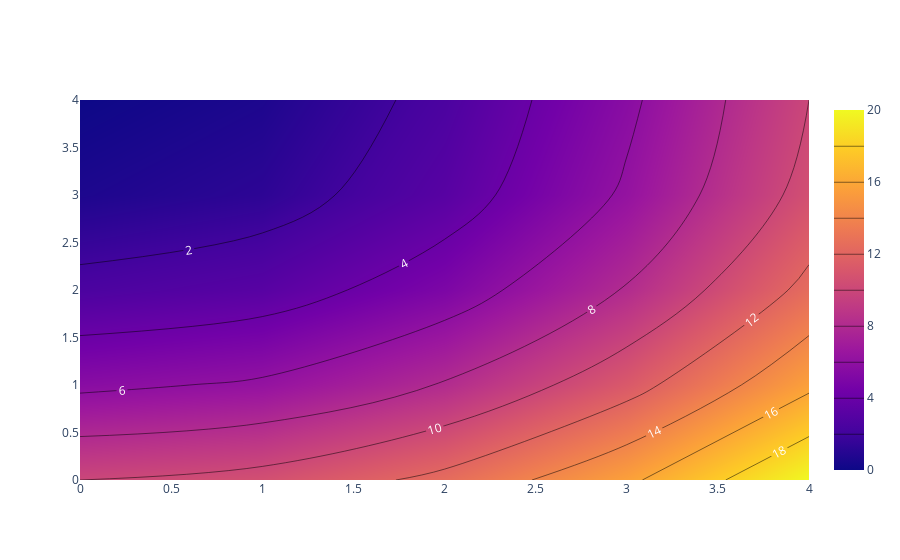

Notebook code for this chart:
### Markdown cell above
### Contour Line Labels

### Code cell
fig = go.Figure(data=
    go.Contour(
        z=[[10, 10.625, 12.5, 15.625, 20],
           [5.625, 6.25, 8.125, 11.25, 15.625],
           [2.5, 3.125, 5., 8.125, 12.5],
           [0.625, 1.25, 3.125, 6.25, 10.625],
           [0, 0.625, 2.5, 5.625, 10]],
        contours=dict(
            coloring ='heatmap',
            showlabels = True, # show labels on contours
            labelfont = dict( # label font properties
                size = 12,
                color = 'white',
            )
        )))
fig.show()

### Figure 1 — Plotly figure (JSON) as saved in the notebook; plotly's stock layout.template omitted (floating-point values rounded to 4 significant figures)
{"data": [{"contours": {"coloring": "heatmap", "labelfont": {"color": "white", "size": 12}, "showlabels": true}, "type": "contour", "z": [[10, 10.62, 12.5, 15.62, 20], [5.625, 6.25, 8.125, 11.25, 15.62], [2.5, 3.125, 5, 8.125, 12.5], [0.625, 1.25, 3.125, 6.25, 10.62], [0, 0.625, 2.5, 5.625, 10]]}], "layout": {}}
